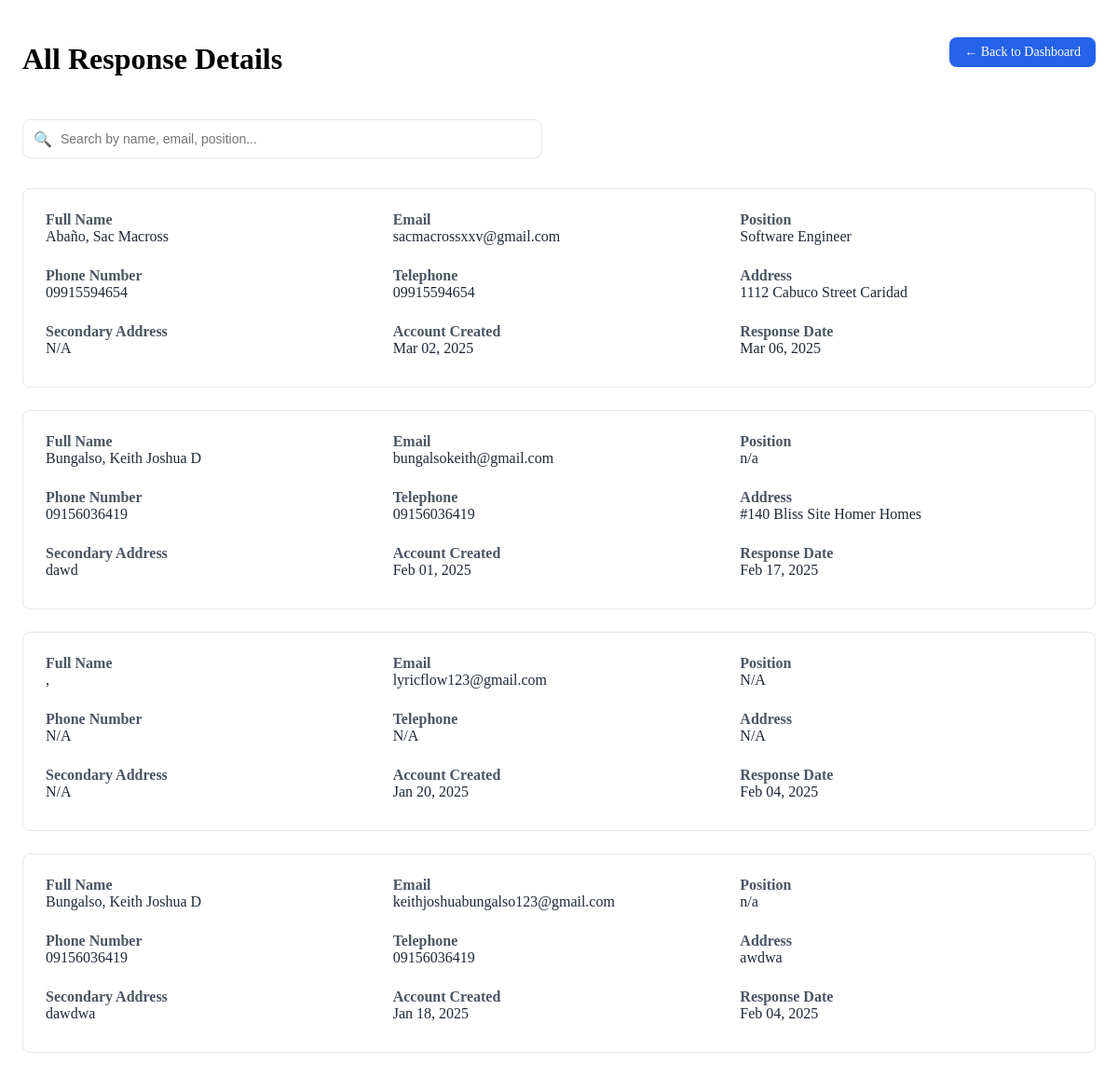
Page /admin/alumni-tracer/all-response.php on the committed database.
### tables this page shows
CREATE TABLE `personal_info` (
  `id` int(11) NOT NULL,
  `user_id` int(11) NOT NULL,
  `civil_status` varchar(20) DEFAULT NULL,
  `sex` varchar(10) DEFAULT NULL,
  `birthday` date DEFAULT NULL,
  `course` varchar(100) DEFAULT NULL,
  `campus` varchar(100) DEFAULT NULL,
  `residence` varchar(100) DEFAULT NULL,
  `created_at` timestamp NOT NULL DEFAULT current_timestamp()
);

CREATE TABLE `user` (
  `id` int(11) NOT NULL,
  `user_id` int(11) NOT NULL,
  `alumni_id_card_no` varchar(50) DEFAULT NULL,
  `first_name` varchar(100) DEFAULT NULL,
  `last_name` varchar(100) DEFAULT NULL,
  `middle_name` varchar(100) DEFAULT NULL,
  `position` varchar(100) DEFAULT NULL,
  `address` text DEFAULT NULL,
  `telephone` varchar(20) DEFAULT NULL,
  `phone_number` varchar(20) DEFAULT NULL,
  `second_address` text DEFAULT NULL,
  `accompanying_persons` text DEFAULT NULL,
  `user_status` varchar(50) DEFAULT NULL,
  `verified` tinyint(1) DEFAULT 0
);

CREATE TABLE `users` (
  `id` int(11) NOT NULL,
  `username` varchar(50) NOT NULL,
  `email` varchar(100) NOT NULL,
  `password` varchar(255) NOT NULL,
  `created_at` timestamp NOT NULL DEFAULT current_timestamp(),
  `first_login` tinyint(1) DEFAULT 1,
  `session_token` varchar(255) DEFAULT NULL,
  `two_factor_auth` tinyint(1) DEFAULT 0
);

### admin/alumni-tracer/all-response.php (the view, shortened to what this page needs)
<?php
require_once 'main_db.php';
$userQuery = "SELECT
    pi.*,
    u.first_name,
    u.last_name,
    u.middle_name,
    u.position,
    u.address as user_address,
    u.telephone as user_telephone,
    u.phone_number,
    u.second_address,
    u.user_status,
    u.verified,
    us.email,
    us.username,
    us.created_at as account_created,
    pi.created_at as response_date
FROM personal_info pi
LEFT JOIN users us ON pi.user_id = us.id
LEFT JOIN user u ON us.id = u.user_id
ORDER BY pi.created_at DESC";
$userResult = $mysqli->query($userQuery);
$userDetails = [];
while($row = $userResult->fetch_assoc()) {
    $userDetails[] = $row;
}
?>
<!DOCTYPE html>
<html lang="en">
<head>
</head>
<body>
    <div class="container">
        <div class="section-header">
            <h1>All Response Details</h1>
            <a href="?section=Alumni-tracker" class="back-btn">← Back to Dashboard</a>
        </div>
        <div class="search-container">
            <div class="search-bar">
                <span class="search-icon">🔍</span>
                <input type="text" id="searchInput" class="search-input" placeholder="Search by name, email, position...">
            </div>
        </div>
        <div id="detailsContainer">
            <?php foreach($userDetails as $user): ?>
                <div class="detail-card" data-searchable>
                    <div class="detail-grid">
                        <div class="detail-item">
                            <div class="detail-label">Full Name</div>
                            <div class="detail-value">
                                <?php
                                    $fullName = trim(($user['last_name'] ?? '') . ', ' .
                                        ($user['first_name'] ?? '') . ' ' .
                                        ($user['middle_name'] ?? ''));
                                    echo htmlspecialchars($fullName ?: 'N/A');
                                ?>
                            </div>
                        </div>
                        <div class="detail-item">
                            <div class="detail-label">Email</div>
                            <div class="detail-value"><?php echo htmlspecialchars($user['email'] ?? 'N/A'); ?></div>
                        </div>
                        <div class="detail-item">
                            <div class="detail-label">Position</div>
                            <div class="detail-value"><?php echo htmlspecialchars($user['position'] ?? 'N/A'); ?></div>
                        </div>
                        <div class="detail-item">
                            <div class="detail-label">Phone Number</div>
                            <div class="detail-value"><?php echo htmlspecialchars($user['phone_number'] ?? 'N/A'); ?></div>
                        </div>
                        <div class="detail-item">
                            <div class="detail-label">Telephone</div>
                            <div class="detail-value"><?php echo htmlspecialchars($user['user_telephone'] ?? 'N/A'); ?></div>
                        </div>
                        <div class="detail-item">
                            <div class="detail-label">Address</div>
                            <div class="detail-value"><?php echo htmlspecialchars($user['user_address'] ?? 'N/A'); ?></div>
                        </div>
                        <div class="detail-item">
                            <div class="detail-label">Secondary Address</div>
                            <div class="detail-value"><?php echo htmlspecialchars($user['second_address'] ?? 'N/A'); ?></div>
                        </div>
                        <div class="detail-item">
                            <div class="detail-label">Account Created</div>
                            <div class="detail-value">
                                <?php echo $user['account_created'] ? date('M d, Y', strtotime($user['account_created'])) : 'N/A'; ?>
                            </div>
                        </div>
                        <div class="detail-item">
                            <div class="detail-label">Response Date</div>
                            <div class="detail-value">
                                <?php echo $user['response_date'] ? date('M d, Y', strtotime($user['response_date'])) : 'N/A'; ?>
                            </div>
                        </div>
                    </div>
                </div>
            <?php endforeach; ?>
        </div>
    </div>
</body>
</html>

### admin/alumni-tracer/all-response.php (style rules this page uses)
.container { max-width: 1200px; margin: 0 auto; padding: 1rem; }
.back-btn { display: inline-flex; align-items: center; padding: 0.5rem 1rem; background-color: var(--primary-color, #2563eb); color: white; text-decoration: none; border-radius: var(--radius-lg, 0.5rem); font-size: 0.875rem; font-weight: 500; margin-bottom: 1rem; }
.section-header { display: flex; justify-content: space-between; align-items: center; margin-bottom: 1.5rem; }
.search-container { margin-bottom: 2rem; display: flex; gap: 1rem; align-items: center; }
.search-bar { flex: 1; max-width: 500px; position: relative; }
.search-input { width: 100%; padding: 0.75rem 1rem; padding-left: 2.5rem; border: 1px solid var(--border-color, #e5e7eb); border-radius: var(--radius-lg, 0.5rem); font-size: 0.875rem; background-color: var(--bg-primary, white); color: var(--text-primary, #1f2937); }
.search-icon { position: absolute; left: 0.75rem; top: 50%; transform: translateY(-50%); color: var(--text-secondary, #4b5563); }
.detail-card { background: var(--bg-primary, white); border: 1px solid var(--border-color, #e5e7eb); border-radius: var(--radius-lg, 0.5rem); padding: 1.5rem; margin-bottom: 1.5rem; }
.detail-grid { display: grid; grid-template-columns: repeat(auto-fit, minmax(300px, 1fr)); gap: 1rem; }
.detail-item { margin-bottom: 0.5rem; }
.detail-label { font-weight: 600; color: var(--text-secondary, #4b5563); }
.detail-value { color: var(--text-primary, #1f2937); }

### rows in the picture
personal_info: user.last_name+first_name+middle_name "Abaño, Sac Macross", user.email "sacmacrossxxv@gmail.com", user.position "Software Engineer", user.phone_number "09915594654", user.telephone "09915594654", user.address "1112 Cabuco Street Caridad", user.second_address "N/A", user.created_at "Mar 02, 2025", created_at "Mar 06, 2025"
personal_info: user.last_name+first_name+middle_name "Bungalso, Keith Joshua D", user.email "bungalsokeith@gmail.com", user.position "n/a", user.phone_number "09156036419", user.telephone "09156036419", user.address "#140 Bliss Site Homer Homes", user.second_address "dawd", user.created_at "Feb 01, 2025", created_at "Feb 17, 2025"
personal_info: fullName ",", user.email "lyricflow123@gmail.com", position "N/A", phone_number "N/A", user_telephone "N/A", user_address "N/A", second_address "N/A", user.created_at "Jan 20, 2025", created_at "Feb 04, 2025"
personal_info: user.last_name+first_name+middle_name "Bungalso, Keith Joshua D", user.email "keithjoshuabungalso123@gmail.com", user.position "n/a", user.phone_number "09156036419", user.telephone "09156036419", user.address "awdwa", user.second_address "dawdwa", user.created_at "Jan 18, 2025", created_at "Feb 04, 2025"
